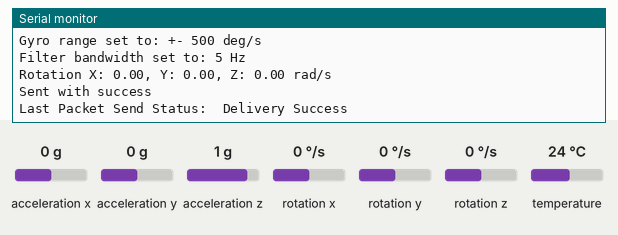
Recording of a sketch running on a simulated ESP32. Parts: the last lines printed to the serial monitor. The test bench sets the inputs (shaded band); at power-on: rotation x 0 °/s, rotation y 0 °/s, rotation z 0 °/s, acceleration x 0 g, acceleration y 0 g, acceleration z 1 g, temperature 24 °C.

Above: at 1.3 s.
1.4 s: rotation x set to -192 °/s
At 3.0 s:
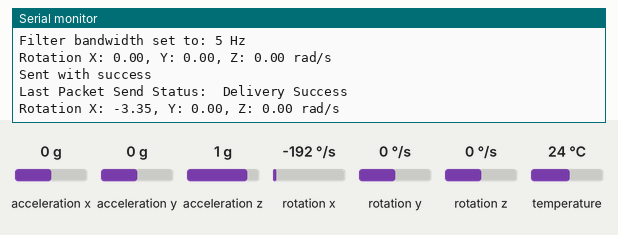
4.7 s: rotation y set to -192 °/s
At 6.5 s:
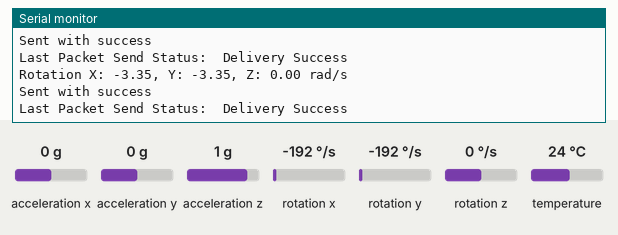
8.0 s: rotation z set to -192 °/s
At 11.7 s:
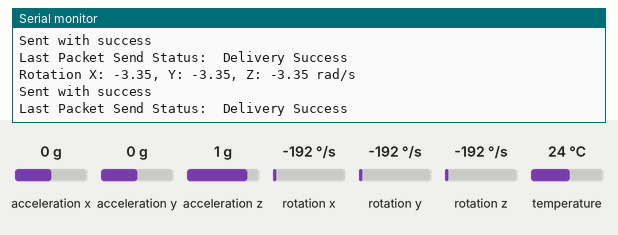

The sketch:

ESP_NOW_SEND.ino
```cpp
// (licence header left out)
#include <esp_now.h>
#include <WiFi.h>
#include <Adafruit_MPU6050.h>
#include <Adafruit_Sensor.h>
#include <Wire.h>
Adafruit_MPU6050 mpu;

// REPLACE WITH YOUR RECEIVER MAC Address
uint8_t broadcastAddress[] = {0xB0, 0xB2, 0x1C, 0x96, 0xB0, 0x6C};

// Structure example to send data
// Must match the receiver structure
typedef struct struct_message {

  float a;
  float b;
} struct_message;

// Create a struct_message called myData
struct_message myData;

esp_now_peer_info_t peerInfo;

// callback when data is sent
void OnDataSent(const uint8_t *mac_addr, esp_now_send_status_t status) {
  Serial.print("\r\nLast Packet Send Status:\t");
  Serial.println(status == ESP_NOW_SEND_SUCCESS ? "Delivery Success" : "Delivery Fail");
}

void setup() {
  // Init Serial Monitor
  Serial.begin(115200);

  // Set device as a Wi-Fi Station
  WiFi.mode(WIFI_STA);

  // Init ESP-NOW
  if (esp_now_init() != ESP_OK) {
    Serial.println("Error initializing ESP-NOW");
    return;
  }

  // Once ESPNow is successfully Init, we will register for Send CB to
  // get the status of Trasnmitted packet
  esp_now_register_send_cb(OnDataSent);

  // Register peer
  memcpy(peerInfo.peer_addr, broadcastAddress, 6);
  peerInfo.channel = 0;
  peerInfo.encrypt = false;

  // Add peer
  if (esp_now_add_peer(&peerInfo) != ESP_OK){
    Serial.println("Failed to add peer");
    return;
  }


  while (!Serial)
    delay(10); // will pause Zero, Leonardo, etc until serial console opens

  Serial.println("Adafruit MPU6050 test!");

  // Try to initialize!
  if (!mpu.begin()) {
    Serial.println("Failed to find MPU6050 chip");
    while (1) {
      delay(10);
    }
  }
  Serial.println("MPU6050 Found!");

  mpu.setAccelerometerRange(MPU6050_RANGE_8_G);
  Serial.print("Accelerometer range set to: ");
  switch (mpu.getAccelerometerRange()) {
  case MPU6050_RANGE_2_G:
    Serial.println("+-2G");
    break;
  case MPU6050_RANGE_4_G:
    Serial.println("+-4G");
    break;
  case MPU6050_RANGE_8_G:
    Serial.println("+-8G");
    break;
  case MPU6050_RANGE_16_G:
    Serial.println("+-16G");
    break;
  }
  mpu.setGyroRange(MPU6050_RANGE_500_DEG);
  Serial.print("Gyro range set to: ");
  switch (mpu.getGyroRange()) {
  case MPU6050_RANGE_250_DEG:
    Serial.println("+- 250 deg/s");
    break;
  case MPU6050_RANGE_500_DEG:
    Serial.println("+- 500 deg/s");
    break;
  case MPU6050_RANGE_1000_DEG:
    Serial.println("+- 1000 deg/s");
    break;
  case MPU6050_RANGE_2000_DEG:
    Serial.println("+- 2000 deg/s");
    break;
  }

  mpu.setFilterBandwidth(MPU6050_BAND_5_HZ);
  Serial.print("Filter bandwidth set to: ");
  switch (mpu.getFilterBandwidth()) {
  case MPU6050_BAND_260_HZ:
    Serial.println("260 Hz");
    break;
  case MPU6050_BAND_184_HZ:
    Serial.println("184 Hz");
    break;
  case MPU6050_BAND_94_HZ:
    Serial.println("94 Hz");
    break;
  case MPU6050_BAND_44_HZ:
    Serial.println("44 Hz");
    break;
  case MPU6050_BAND_21_HZ:
    Serial.println("21 Hz");
    break;
  case MPU6050_BAND_10_HZ:
    Serial.println("10 Hz");
    break;
  case MPU6050_BAND_5_HZ:
    Serial.println("5 Hz");
    break;
  }

  Serial.println("");
  delay(100);
}

void loop() {
  // Set values to send
  sensors_event_t a, g, temp;
  mpu.getEvent(&a, &g, &temp);

//  /* Print out the values */
//  Serial.print("Acceleration X: ");
//  Serial.print(a.acceleration.x);
//  Serial.print(", Y: ");
//  Serial.print(a.acceleration.y);
//  Serial.print(", Z: ");
//  Serial.print(a.acceleration.z);
//  Serial.println(" m/s^2");

  Serial.print("Rotation X: ");
  Serial.print(g.gyro.x);
  Serial.print(", Y: ");
  Serial.print(g.gyro.y);
  Serial.print(", Z: ");
  Serial.print(g.gyro.z);
  Serial.println(" rad/s");
//
//  Serial.print("Temperature: ");
//  Serial.print(temp.temperature);
//  Serial.println(" degC");

  Serial.println("");
  delay(500);


  myData.a = a.acceleration.x;
  myData.b = a.acceleration.y;


  // Send message via ESP-NOW
  esp_err_t result = esp_now_send(broadcastAddress, (uint8_t *) &myData, sizeof(myData));

  if (result == ESP_OK) {
    Serial.println("Sent with success");
  }
  else {
    Serial.println("Error sending the data");
  }
  delay(2000);
}
```

Measured:
- after the input at 1.4 s, the serial monitor: prints a new line after 1.2 s (image 1)
- after the input at 4.7 s, the serial monitor: prints a new line after 0.41 s (image 2)
- after the input at 8.0 s, the serial monitor: prints a new line after 2.1 s (image 3)
